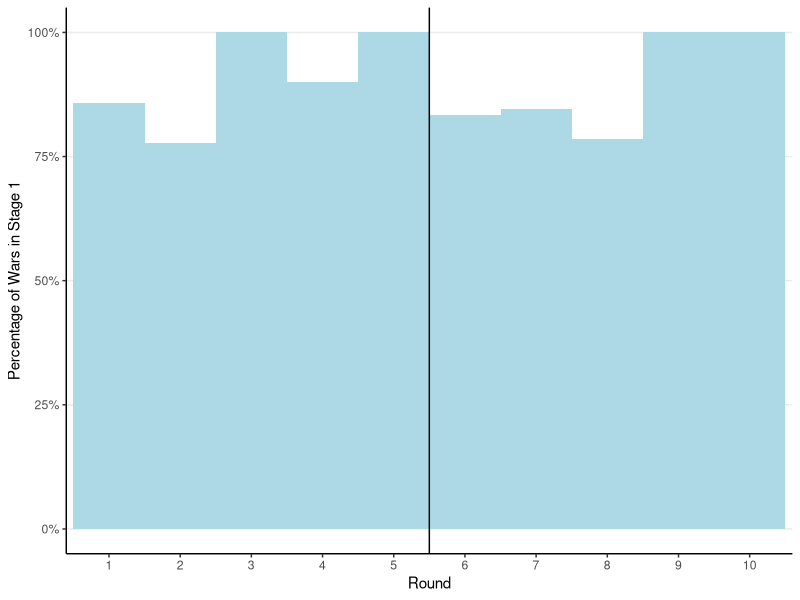

Source code (R):
# Histogram with Vertical Line 2

# Andreas Fagereng, Luigi Guiso, Davide Malacrino, and Luigi Pistaferri,
#   “Heterogeneity and Persistence in Returns to Wealth,” Econometrica 88,
#   no. 1 (2020): 152, DOI:10.3982/ECTA14835.

# Data: Quek (2017) "Rationalist Experiments on War" (Figure 4)

library(haven)
master <- read_dta("data/quek-rw-2017.dta")
output_dir="output"

library(dplyr)
library(ggplot2)
library(magrittr)
library(ggpubr)
library(ggsignif)

df <- master %>%
  filter(enforce==0 & period < 11) %>%
  group_by(period) %>%
  summarise(
    mean = mean(war1, na.rm = T) / mean(war, na.rm=T)
  )

p<- ggplot(df, aes(x=factor(period),y=mean)) +
    geom_col(fill='lightblue',width=1) +
    geom_vline(aes(xintercept=5.5)) +
    xlab("Round") + ylab("Percentage of Wars in Stage 1") +
    theme_bw() +
    scale_y_continuous(labels = scales::percent, limits=c(0,1)) +
    theme(
      panel.grid.major.x = element_blank(),
      panel.grid.minor.x = element_blank(),
      panel.grid.minor.y = element_blank(),
      axis.line = element_line(size=0.5),
      panel.border=element_blank()
    )


ggsave(path=output_dir, filename="Histogram 2.png",  width=9, height=6)

# Save example to src folder
# ggsave(path='src/distribution/', filename='Histogram Econometrica 1-example.png', width=9, height = 6)
